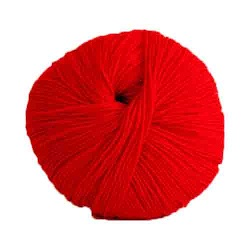
#> input picture npr/ball.jpg, 250 x 250 px
$ python Painter.py   (Python 2 division)
#> lines starting #> are read from the running program, lines starting #| are printed output that depends on the picture; after the words box and inside, x2 and y2 are one past the last pixel; in counts of white or black regions, pixels touching at a corner belong together
### npr/Segmentation.py
import numpy as np
from sklearn.neighbors import kneighbors_graph
from sklearn.cluster import AgglomerativeClustering
from sklearn.feature_extraction.image import grid_to_graph
from skimage.filters import sobel,roberts,scharr,prewitt
from skimage.feature import canny
from Utility import *
from Segment import *
from skimage import io
from collections import deque
import matplotlib.pyplot as plt

#images={'sun','cloud','icarus'}
class Segmentation:
    def __init__(self):
        self.im=None #the original image
        self.no=1#number of objects
        self.ns=10#number of segments in each object
        self.lad=1#the lower bound for the abstraction levels
        self.wad=10#the upper bound for the abstraction levels
        self.es=3 #the weight for abstraction
        self.np=3 #number of pixels to smooth the boundary
        self.background=None
        self.objects=[]

    def imread(self,im):
#> called with im = 'ball.jpg'
        self.im=plt.imread(im)
#> self.im is the input picture: shape (250, 250, 3); mean R, G, B 227.9, 135.1, 136.8

    def set_no(self,no):
#> called with no = 1
        self.no=no
        for i in range(self.no+1):#includeing the background segment
            tmp=Segment()
            self.objects.append(tmp)

    def set_ns(self,ns):
        self.ns=ns

    def set_abstraction(self,lad,wad):
        self.lad=lad#the maximum abstraction level
        self.wad=wad#the minimum abstraction level

    def set_es(self,es):
        self.es=es

    def set_np(self,np):
        self.np=np


    # [14 lines left out: function breadthfirst, not called in this run]


    def segment(self):
        height=self.im.shape[0]
#> height = 250
        width=self.im.shape[1]
#> width = 250
        data=np.ndarray(shape=(width*height,3), dtype=int)
        for row in range(height):
            for col in range(width):
                num=row*width+col
                data[num,0:3]=self.im[row][col]
        #The First Segmentation
        connectivity = grid_to_graph(self.im.shape[0],self.im.shape[1])
        ward = AgglomerativeClustering(n_clusters=self.no+1, linkage='ward',connectivity=connectivity)
        ward.fit(data)

        #Preparation for edge detection
        object_seg=np.ndarray(shape=(height,width,3),dtype=int)
        for row in range(height):
            for col in range(width):
                num=row*width+col
                label=ward.labels_[num]
                object_seg[row,col]=(255-label*50,255-label*50,255-label*50)
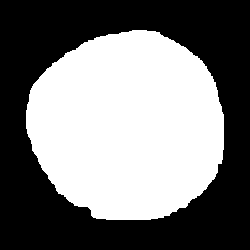
#> object_seg: shape (250, 250, 3) int64; values 205 (black) and 255 (white), 47.5% white; 1 white region, box (x1, y1, x2, y2) and area: (26, 30, 224, 220) 29660
        objectbw=rgb2gray(object_seg)
        object_edges =  sobel(objectbw)
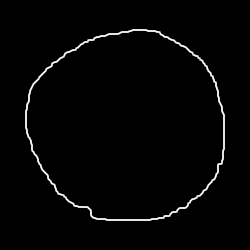
#> object_edges: shape (250, 250) float64; min 0, max 39.53, mean 0.7; drawn with min black and max white
        #io.imshow(object_edges)
        #io.show()

        # Store the segments in objects
        counter=set()
        for row in range(height):
            for col in range(width):
                num=row*width+col
                label=ward.labels_[num]
                self.objects[label].pix[(row,col)]=self.im[row][col]
                if(object_edges[row,col]):
                    coord=(row,col)
                    nb=neighbour(row,col,height,width)
                    s=set()
                    for i in nb:
                        l=ward.labels_[i[0]*width+i[1]]
                        s.add(l)
                        counter.add(l)
                    for j in s:
                        self.objects[j].edge.append(coord)

        avg=np.empty(self.no+1)

        size=[]#to calculate the abstraction level
        for i in range(self.no+1):
            self.objects[i].size=len(self.objects[i].pix)
            self.objects[i].subsegment=[None for j in range(self.ns)]
            pixarray=np.array(list(self.objects[i].pix.values()))
            avg[i]=np.mean(pixarray)
	    self.objects[i].avg_color=avg[i]
            size.append(self.objects[i].size)
        #pick out the background
        bg=avg.argmax(axis=0)
        self.background=self.objects[bg]
        del self.objects[bg]
        del size[bg]

        '''
        #store the edges
        for i,ob in enumerate(self.objects):
            start=ob.edge[0]
            edgelist=[]
            edgeset=set()
            queue=deque()
            queue.append(start)
            self.breadthfirst(start,object_edges,edgelist,edgeset,i,queue)
            self.objects[i].edge=edgelist
        '''

        #calculate the abstraction level
        L=max(size)
        M=min(size)
        for i in range(self.no):
            r=self.objects[i].size
            #self.objects[i].abstraction_level=int(self.wad+(r-M)/(L-M)*(self.lad-self.wad))
            self.objects[i].abstraction_level=10


        #show the edges
        for ob in self.objects:
            #ob.abstract(self.es)
            object_edge=np.zeros(shape=(height,width),dtype=np.uint8)
            for e in ob.edge:
                object_edge[e[0],e[1]]=1
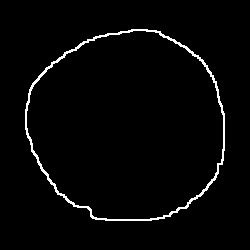
#> object_edge: shape (250, 250); values 0 (black) and 1 (white), 2.5% white in thin lines or dots, all inside (x1, y1, x2, y2) = (25, 29, 225, 221)
            #io.imshow(object_edge)
            #io.show()


        #The Second Segmentation
        #Store the segmentation result in the subsegment list(with pix,edges)
        result=np.zeros(shape=(len(self.objects),height,width,3),dtype=np.uint8)
        for i,ob in enumerate(self.objects):
            data=np.array(ob.pix.values())
            location=np.array(ob.pix.keys())
            #connectivity matrix for structured Ward
            connectivity=kneighbors_graph(location,n_neighbors=10,include_self=False)
            # make connectivity symmetric
            connectivity = 0.5 * (connectivity + connectivity.T)
            ward = AgglomerativeClustering(n_clusters=self.ns, linkage='ward',connectivity=connectivity,n_components=self.ns+1)
            ward.fit(data)
            #redraw the segments
            #create a dictionary for later labelling
            label_dict={}
            for j,p in enumerate(ob.pix.keys()):
                label=ward.labels_[j]
                label_dict[p]=label
                result[i,p[0],p[1]]=(255-label*15,255-label*15,255-label*15)
            segmentbw=rgb2gray(result[i])
            segment_edges = sobel(segmentbw)


            # [8 lines of commented-out code are left out]
            subpix=[{} for ii in range(self.ns)]
            subedge=[[] for ii in range(self.ns)]
            for k,p in enumerate(ob.pix.keys()):
                label=ward.labels_[k]
                subpix[label][p]=ob.pix[p]
                row=p[0]
                col=p[1]
                if(segment_edges[row,col]):

                    nb=neighbour(row,col,height,width)
                    s=set()
                    for l in nb:
                        if(label_dict.has_key(l)):
                            lab=label_dict[l]
                            s.add(lab)
                    for m in s:
                        subedge[m].append((row,col))


            size=[]
            for n in range(self.ns):
                tmp=Segment()
                tmp.pix=subpix[n]
		pixarray=np.array(tmp.pix.values())
		tmp.avg_color=np.mean(pixarray)
                tmp.size=len(subpix[n])
                tmp.edge=subedge[n]
                #print n
                self.objects[i].subsegment[n]=tmp
                size.append(tmp.size)


            '''
            #calculate the abstraction level
            L=max(size)
            M=min(size)
            self.objects[i].L=L
            self.objects[i].M=M
            for ii in range(self.ns):
                r=ob.subsegment[ii].size
                ab=self.wad+(r-M)/(L-M)*(self.lad-self.wad)
                self.objects[i].subsegment[ii].abstraction_level=int(ab)
            '''

# [8 lines that do not run on import are left out]

### npr/Utility.py
import numpy as np
import operator
from skimage import io
from skimage.color import rgb2hsv,hsv2rgb
# [6 lines left out: function com, not called in this run]

def rgb2gray(im):
    #im is the a rgb image matrix
    #return the corresponding matrix in the greyscale
    height=im.shape[0]
    width=im.shape[1]
    gray=np.ndarray(shape=(height,width), dtype=float)
    for row in range(height):
        for col in range(width):
            r,g,b=im[row][col]
            gray[row][col]=0.299*r + 0.587*g + 0.114*b
    return gray

# [5 lines left out: function merge, not called in this run]

def neighbour(row,col,height,width):
    #row,col is the coordinate of the pixel, while height,width is the dimension of the image
    #return the coordinates of the neighboring pixels
    neighbour=[(i,j) for i in range(row-1,row+2) for j in range(col-1,col+2)]
    neighbour=filter(lambda x:x[0]>=0 and x[0]<height and x[1]>=0 and x[1]<width, neighbour)
    neighbour.remove((row,col))
    return neighbour

# [4 lines left out: function merge, not called in this run]

class Neighbourscanner:
    direction=[(-1,0),(-1,1),(0,1),(1,1),(1,0),(1,-1),(0,-1),(-1,-1)]
    def __init__(self):
        self.mode=True#true for clockwise, false for unclockwise

    # [22 lines left out: function neighbour, not called in this run]

# [17 lines that do not run on import are left out]

### npr/Segment.py
from skimage.draw import bezier_curve,line
from skimage import io
import numpy as np

class Segment:
    def __init__(self):
        self.size=10
        self.edge=[]
        self.abstraction_level=0
        self.pix={}
	self.avg_color=(0,0,0)
        self.subsegment=[]
        self.L=50#the largest size of the subsegments
        self.M=0#the smallest size of the subsegments

    # [29 lines left out: function abstract, not called in this run]


    def smooth(self,np):
        #smooth the boundery with the parameter np
        pass

# [14 lines that do not run on import are left out]

### npr/Strokes.py
# This is the version before 16.07.11

# The stroke is a single line with centre width. It functions from the base and should act enough to perform different
# material.
# Meanwhile, this level should leave some variables as interface for Machine learning.

import Implement_For_Stroke
import math
nos=0

# r, g, b: 0--1
# H: 0-360    S,V: 0-1
class Color(object):
    # Present color in two ways RGB & HSL
    # Consider the transform relationship between RGB & HSL;
    # [8 lines left out: function __init__, not called in this run]

    def __init__(self, r, g, b):
        if r>1 or g>1 or b>1:
            r /= 255.0
            g /= 255.0
            b /= 255.0
        self.R = r
        self.G = g
        self.B = b
        mx = max(r, g, b)
        mn = min(r, g, b)
        df = mx - mn
        if mx == mn:
            h = 0
        elif mx == r:
            h = (60 * ((g - b) / df) + 360) % 360
        elif mx == g:
            h = (60 * ((b - r) / df) + 120) % 360
        elif mx == b:
            h = (60 * ((r - g) / df) + 240) % 360
        if mx == 0:
            s = 0
        else:
            s = df / mx
        v = mx
        self.H = h
        self.S = s
        self.V = v

    # [32 lines left out: functions give_color, get_color, not called in this run]


class Point(object):
    # [4 lines left out: function __init__, not called in this run]

# Description: How to draw the line
class Stroke(object):
    # [33 lines left out: function __init__, not called in this run]
        # This controls transparency proportions. Take mass process on each point's Color class.

    def inherit_from_curve(self):
        pass
    # This part we inherit basic parameters data from the CURVES layer.

    # [108 lines left out: functions draw_strokes, shape_changing, not called in this run]
    # This part gives ways describing how to get wanted shape for the stroke.
    # The way is considering big stroke with 200*30.

    def boundary_process(self):
        pass
    # This part will give details in fulfilling three styles: pointillism, natural painting, Impressionism by
    # discussing how to deal with the boundary.

### npr/Painter.py
#-*- coding:utf-8 -*-
import numpy as np
from Segmentation import *
from Rendering_Layers import *
#from transformation import *
from Render_segment_layers import *
from Canvas import *
import math
from skimage import io
import time


# [40 lines left out: functions hsv2rgb, rgb2hsv, not called in this run]


class Painter:
    # [5 lines left out: function __init__, not called in this run]


    def set_Segmentation(self, segs):
        self.Segmentation = segs

    # [17 lines left out: functions set_Subsegs, assigncolor, not called in this run]

    def set_canvas(self,canvas):
        self.canvas = canvas

    # [50 lines left out: functions set_canvascolor, hsv, paint, not called in this run]

if __name__ == '__main__':
    sg=Segmentation()
    sg.imread('ball.jpg')
    sg.set_no(1)

    sg.set_ns(1)
#> (the run stopped early here; a loop or call above may not have finished)
